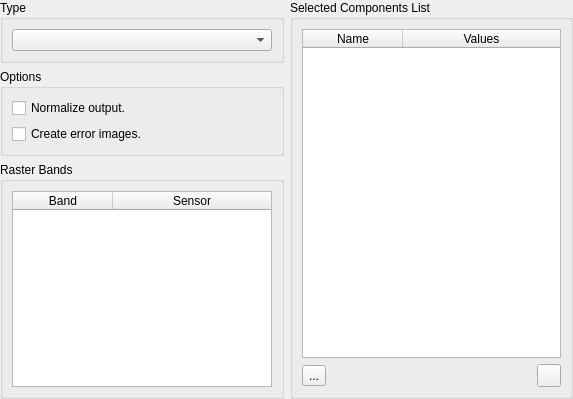
<?xml version="1.0" encoding="UTF-8"?>
<ui version="4.0">
 <class>MixtureModelWizardPageForm</class>
 <widget class="QWizardPage" name="MixtureModelWizardPageForm">
  <property name="geometry">
   <rect>
    <x>0</x>
    <y>0</y>
    <width>573</width>
    <height>399</height>
   </rect>
  </property>
  <property name="windowTitle">
   <string>Mixture Model</string>
  </property>
  <layout class="QGridLayout" name="gridLayout_5">
   <property name="margin">
    <number>0</number>
   </property>
   <item row="0" column="0">
    <layout class="QGridLayout" name="gridLayout_4">
     <item row="0" column="0">
      <layout class="QGridLayout" name="gridLayout_3">
       <item row="0" column="0">
        <widget class="QGroupBox" name="groupBox">
         <property name="title">
          <string>Type</string>
         </property>
         <layout class="QGridLayout" name="gridLayout_2">
          <item row="0" column="0">
           <widget class="QComboBox" name="m_typeComboBox">
            <property name="sizePolicy">
             <sizepolicy hsizetype="MinimumExpanding" vsizetype="Fixed">
              <horstretch>0</horstretch>
              <verstretch>0</verstretch>
             </sizepolicy>
            </property>
           </widget>
          </item>
         </layout>
        </widget>
       </item>
       <item row="1" column="0">
        <widget class="QGroupBox" name="groupBox_2">
         <property name="sizePolicy">
          <sizepolicy hsizetype="Minimum" vsizetype="Preferred">
           <horstretch>0</horstretch>
           <verstretch>0</verstretch>
          </sizepolicy>
         </property>
         <property name="autoFillBackground">
          <bool>false</bool>
         </property>
         <property name="title">
          <string>Options</string>
         </property>
         <property name="flat">
          <bool>false</bool>
         </property>
         <layout class="QGridLayout" name="gridLayout">
          <item row="0" column="0">
           <widget class="QCheckBox" name="m_normalizeOutputCheckBox">
            <property name="text">
             <string>Normalize output.</string>
            </property>
           </widget>
          </item>
          <item row="1" column="0">
           <widget class="QCheckBox" name="m_createErrorRasterCheckBox">
            <property name="toolTip">
             <string/>
            </property>
            <property name="text">
             <string>Create error images.</string>
            </property>
           </widget>
          </item>
         </layout>
        </widget>
       </item>
       <item row="2" column="0">
        <widget class="QGroupBox" name="m_bandsListGroupBox">
         <property name="sizePolicy">
          <sizepolicy hsizetype="MinimumExpanding" vsizetype="MinimumExpanding">
           <horstretch>0</horstretch>
           <verstretch>0</verstretch>
          </sizepolicy>
         </property>
         <property name="minimumSize">
          <size>
           <width>0</width>
           <height>0</height>
          </size>
         </property>
         <property name="title">
          <string>Raster Bands</string>
         </property>
         <layout class="QGridLayout" name="gridLayout_9">
          <item row="0" column="0">
           <widget class="QTableWidget" name="m_bandTableWidget">
            <property name="alternatingRowColors">
             <bool>true</bool>
            </property>
            <property name="selectionMode">
             <enum>QAbstractItemView::NoSelection</enum>
            </property>
            <attribute name="horizontalHeaderMinimumSectionSize">
             <number>29</number>
            </attribute>
            <attribute name="horizontalHeaderStretchLastSection">
             <bool>true</bool>
            </attribute>
            <attribute name="verticalHeaderVisible">
             <bool>false</bool>
            </attribute>
            <column>
             <property name="text">
              <string>Band</string>
             </property>
            </column>
            <column>
             <property name="text">
              <string>Sensor</string>
             </property>
            </column>
           </widget>
          </item>
         </layout>
        </widget>
       </item>
      </layout>
     </item>
     <item row="0" column="1">
      <widget class="QGroupBox" name="m_componentsListGroupBox">
       <property name="sizePolicy">
        <sizepolicy hsizetype="MinimumExpanding" vsizetype="MinimumExpanding">
         <horstretch>0</horstretch>
         <verstretch>0</verstretch>
        </sizepolicy>
       </property>
       <property name="minimumSize">
        <size>
         <width>0</width>
         <height>0</height>
        </size>
       </property>
       <property name="title">
        <string>Selected Components List</string>
       </property>
       <layout class="QGridLayout" name="gridLayout_8">
        <item row="0" column="0">
         <layout class="QGridLayout" name="gridLayout_7">
          <item row="0" column="0">
           <widget class="QTableWidget" name="m_tableWidget">
            <property name="alternatingRowColors">
             <bool>true</bool>
            </property>
            <property name="selectionBehavior">
             <enum>QAbstractItemView::SelectRows</enum>
            </property>
            <attribute name="horizontalHeaderMinimumSectionSize">
             <number>30</number>
            </attribute>
            <attribute name="horizontalHeaderStretchLastSection">
             <bool>true</bool>
            </attribute>
            <column>
             <property name="text">
              <string>Name</string>
             </property>
            </column>
            <column>
             <property name="text">
              <string>Values</string>
             </property>
            </column>
           </widget>
          </item>
          <item row="1" column="0">
           <layout class="QGridLayout" name="gridLayout_6">
            <item row="0" column="0">
             <widget class="QToolButton" name="m_acquireToolButton">
              <property name="text">
               <string>...</string>
              </property>
              <property name="checkable">
               <bool>true</bool>
              </property>
             </widget>
            </item>
            <item row="0" column="1">
             <spacer name="horizontalSpacer">
              <property name="orientation">
               <enum>Qt::Horizontal</enum>
              </property>
              <property name="sizeHint" stdset="0">
               <size>
                <width>40</width>
                <height>20</height>
               </size>
              </property>
             </spacer>
            </item>
            <item row="0" column="2">
             <widget class="QToolButton" name="m_removeToolButton">
              <property name="text">
               <string/>
              </property>
             </widget>
            </item>
           </layout>
          </item>
         </layout>
        </item>
       </layout>
      </widget>
     </item>
    </layout>
   </item>
  </layout>
 </widget>
 <tabstops>
  <tabstop>m_typeComboBox</tabstop>
  <tabstop>m_normalizeOutputCheckBox</tabstop>
  <tabstop>m_createErrorRasterCheckBox</tabstop>
  <tabstop>m_tableWidget</tabstop>
  <tabstop>m_removeToolButton</tabstop>
 </tabstops>
 <resources/>
 <connections/>
</ui>
